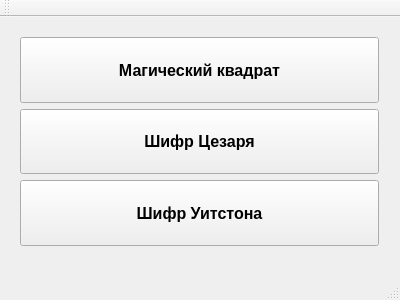
<?xml version="1.0" encoding="UTF-8"?>
<ui version="4.0">
 <class>MainWindow</class>
 <widget class="QMainWindow" name="MainWindow">
  <property name="geometry">
   <rect>
    <x>0</x>
    <y>0</y>
    <width>400</width>
    <height>300</height>
   </rect>
  </property>
  <property name="sizePolicy">
   <sizepolicy hsizetype="Fixed" vsizetype="Fixed">
    <horstretch>0</horstretch>
    <verstretch>0</verstretch>
   </sizepolicy>
  </property>
  <property name="font">
   <font>
    <pointsize>12</pointsize>
    <weight>75</weight>
    <italic>false</italic>
    <bold>true</bold>
    <underline>false</underline>
    <kerning>true</kerning>
   </font>
  </property>
  <property name="cursor">
   <cursorShape>ArrowCursor</cursorShape>
  </property>
  <property name="windowTitle">
   <string>Шифры</string>
  </property>
  <widget class="QWidget" name="centralWidget">
   <widget class="QWidget" name="gridLayoutWidget">
    <property name="geometry">
     <rect>
      <x>9</x>
      <y>9</y>
      <width>381</width>
      <height>231</height>
     </rect>
    </property>
    <layout class="QGridLayout" name="gridLayout">
     <item row="2" column="0">
      <widget class="QPushButton" name="pushButton_2">
       <property name="sizePolicy">
        <sizepolicy hsizetype="Minimum" vsizetype="Preferred">
         <horstretch>0</horstretch>
         <verstretch>0</verstretch>
        </sizepolicy>
       </property>
       <property name="text">
        <string>Шифр Уитстона</string>
       </property>
      </widget>
     </item>
     <item row="0" column="0">
      <widget class="QPushButton" name="pushButton">
       <property name="sizePolicy">
        <sizepolicy hsizetype="Minimum" vsizetype="Preferred">
         <horstretch>0</horstretch>
         <verstretch>0</verstretch>
        </sizepolicy>
       </property>
       <property name="text">
        <string>Магический квадрат</string>
       </property>
      </widget>
     </item>
     <item row="1" column="0">
      <widget class="QPushButton" name="pushButton_3">
       <property name="sizePolicy">
        <sizepolicy hsizetype="Minimum" vsizetype="Preferred">
         <horstretch>0</horstretch>
         <verstretch>0</verstretch>
        </sizepolicy>
       </property>
       <property name="text">
        <string>Шифр Цезаря</string>
       </property>
      </widget>
     </item>
    </layout>
   </widget>
  </widget>
  <widget class="QToolBar" name="mainToolBar">
   <attribute name="toolBarArea">
    <enum>TopToolBarArea</enum>
   </attribute>
   <attribute name="toolBarBreak">
    <bool>false</bool>
   </attribute>
  </widget>
  <widget class="QStatusBar" name="statusBar"/>
 </widget>
 <layoutdefault spacing="6" margin="11"/>
 <resources/>
 <connections/>
</ui>
